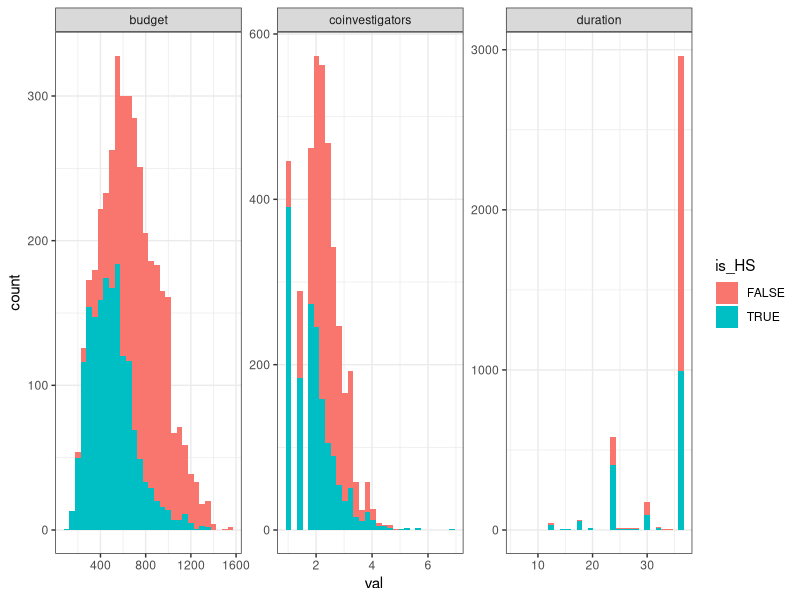
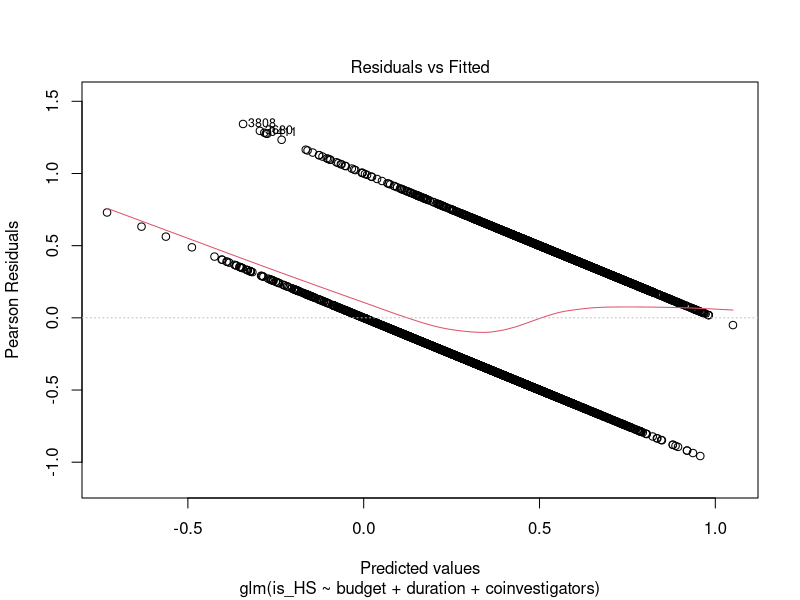
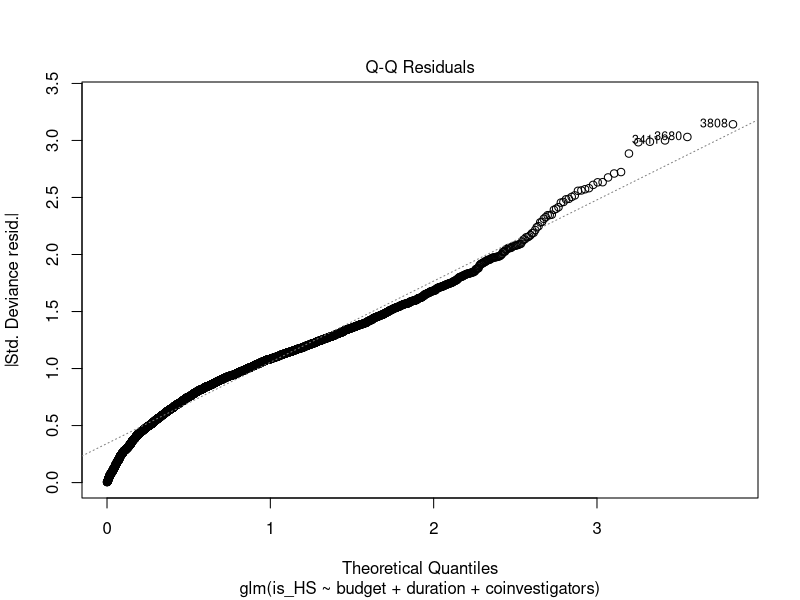
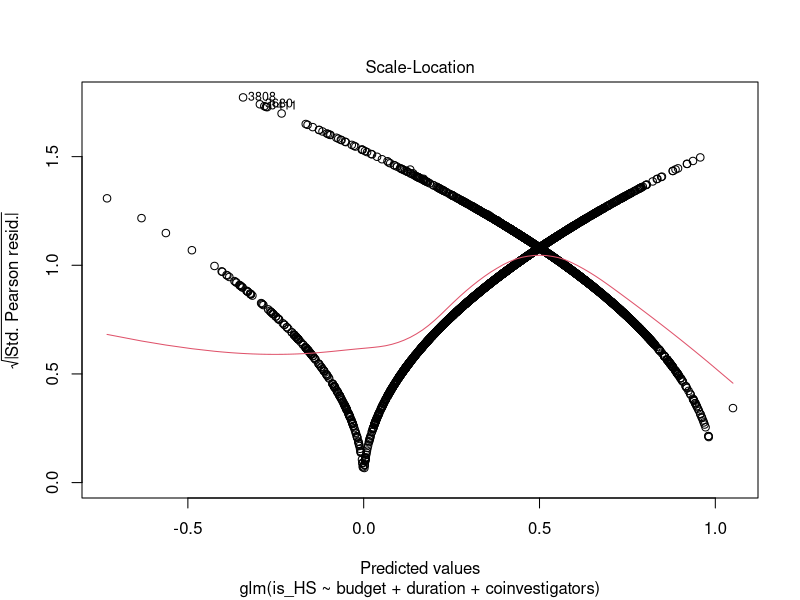
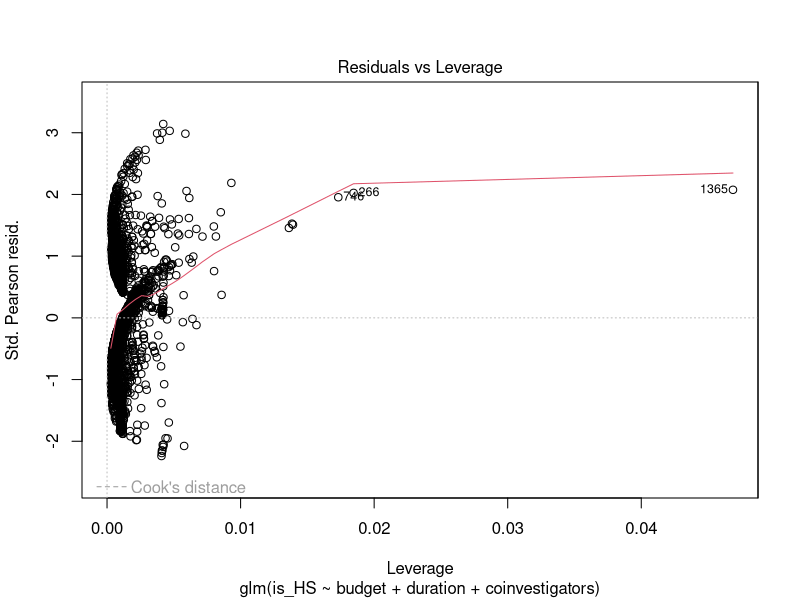
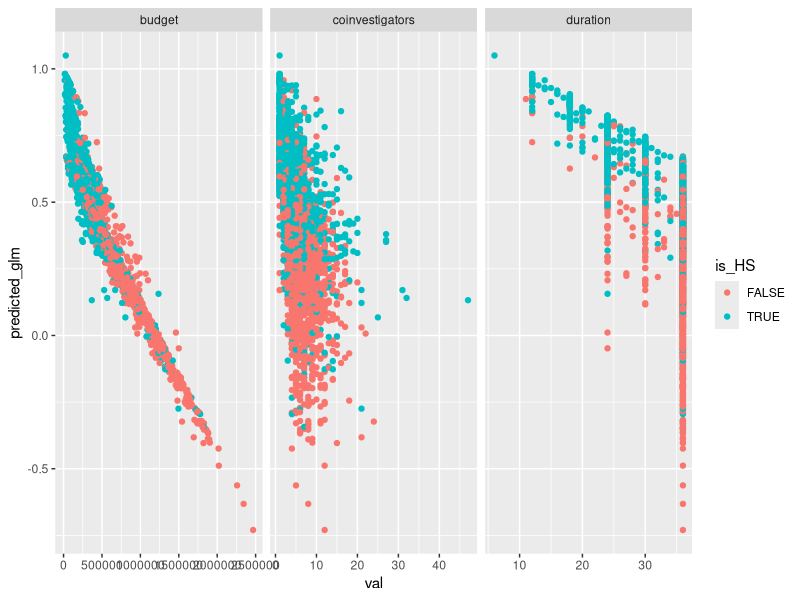

Recreate these plots in R, in order.
# Biblioteki
library(dplyr)
library(lubridate)
library(tidyr)
library(ggplot2)
library(readr)
# Wczytanie danych
ncn_grants <- read_csv("../../data/ncn_grants.csv")
# Ograniczmy się do jednego popularnego konkursu i dwóch paneli
hs_st = ncn_grants %>%
    filter(type == "OPUS") %>%
    filter(panel %in% c("HS", "ST")) %>%
    mutate(is_HS = panel == "HS") %>%
    mutate(year = year(date))
head(hs_st)
# Podział na zbiór uczący i testowy
set.seed(17)
train_indices = sample(c(TRUE, FALSE), nrow(hs_st), replace = TRUE,
                       prob = c(0.75, 0.25))
hs_st_train = hs_st[train_indices, ]
hs_st_test = hs_st[!train_indices, ]
# Szybka wizualizacja
hs_st_train %>%
    mutate(budget = sqrt(budget), coinvestigators = sqrt(coinvestigators)) %>%
    select(is_HS, year, budget, duration, coinvestigators) %>%
    gather("col", "val", -is_HS, -year) %>%
    ggplot(aes(x = val, fill = is_HS)) +
    geom_histogram() +
    facet_wrap(~col, scales = "free") +
    theme_bw()
# Początkowy model
glm_3var = glm(is_HS ~ budget + duration + coinvestigators,
               data = hs_st_train)
summary(glm_3var)
plot(glm_3var)
residuals(glm_3var)
# hs_st_train[1365, ]
# hs_st_train[-1365, ] %>%
hs_st_train %>%
    mutate(predicted_glm = predict(glm_3var, type = "response")) %>%
    select(predicted_glm, is_HS, budget, duration, coinvestigators) %>%
    gather("col", "val", -is_HS, -predicted_glm) %>%
    ggplot(aes(x = val, y = predicted_glm, color = is_HS)) +
    geom_point() +
    facet_wrap(~col, scales = "free_x")
# Ocena modelu
glm_4var = glm(is_HS ~ budget + duration + coinvestigators+ year,
               data = hs_st_train)
anova(glm_3var, glm_4var, test = "LRT")

prop.table(table(true = hs_st_test$is_HS,
                 predicted = (predict(glm_3var, hs_st_test, type = "response") > 0.5) == hs_st_test$is_HS),
           margin = 1)

mean((predict(glm_3var, hs_st_test, type = "response") > 0.5) == hs_st_test[["is_HS"]])
mean((predict(glm_4var, hs_st_test, type = "response") > 0.5) == hs_st_test[["is_HS"]])

tn_n = function(true, predicted) {
    sum(true & predicted)
    # Dla wektorów typu innego niż lgl: sum(true == "success" & predicted == "success")
}

# library(gam)
# gam_model = gam(is_HS ~ s(budget) + s(duration) + s(coinvestigators),
#                 data = hs_st,
#                 family = binomial)
# plot(gam_model)
# predict(gam_model, type = "response") > 0.5
# prop.table(table(true = hs_st$is_HS,
#                  predicted = (predict(gam_model, type = "response") > 0.5) == hs_st$is_HS),
#            margin = 1)
# mean((predict(gam_model, type = "response") > 0.5) == hs_st$is_HS)
